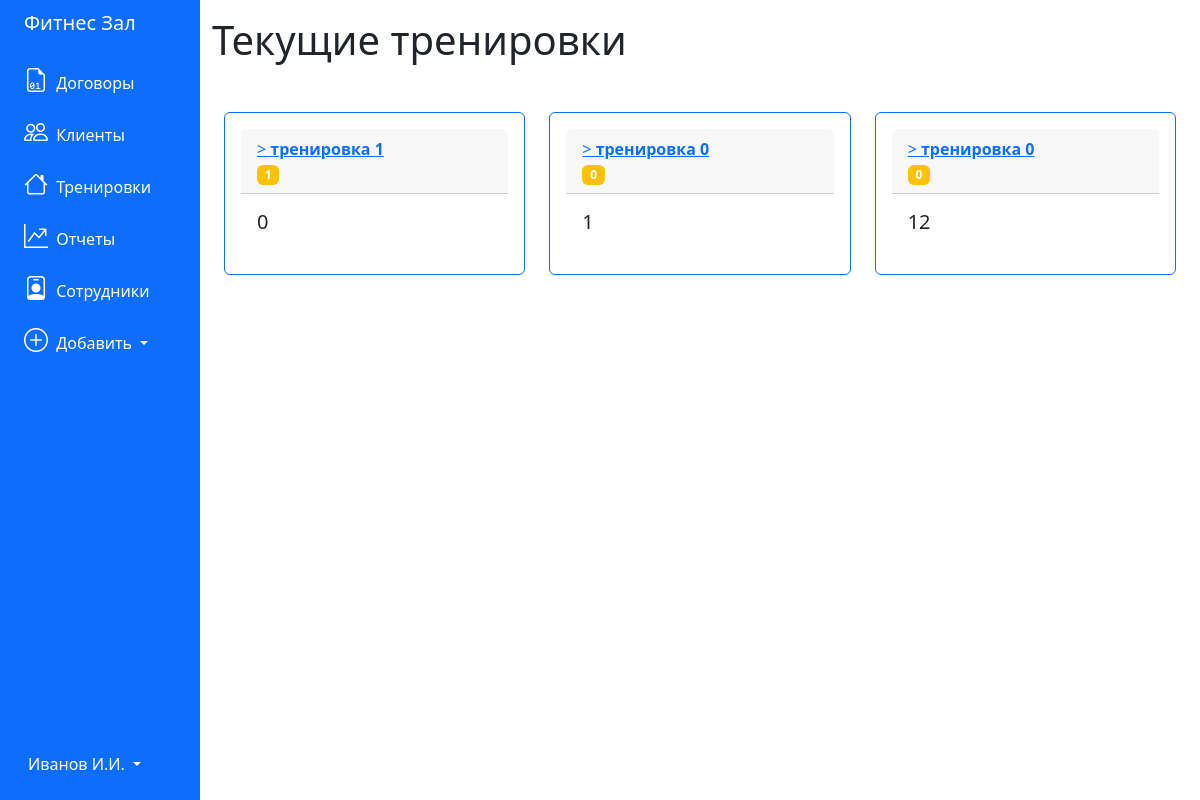
Screenshot of /trainings with the database file from the repository.
### tables this page shows
CREATE TABLE "trainings" (
	"id_training"	INTEGER,
	"duration"	INTEGER,
	"employee_id"	INTEGER,
	"amount"	INTEGER,
	"description"	TEXT,
	"client_id"	INTEGER,
	PRIMARY KEY("id_training" AUTOINCREMENT)
);

### app.py (the view)
@app.route('/trainings')
def trainings():
    conn = get_db_connection()
    pos = conn.execute("""SELECT * FROM trainings""").fetchall()
    conn.close()
    return render_template('trainings.html', trainings=pos)

### app.py (called while the page is built)
def get_db_connection():
    conn = sqlite3.connect('../pythonProject4/database.db')
    conn.row_factory = sqlite3.Row
    return conn

### templates/trainings.html
{% extends 'base.html' %}
{% block content %}
<h1>{% block title %} Текущие тренировки {% endblock %}</h1>
<div class="container mt-5 mb-3">
    <div class="row">
        {% for training in trainings %}
        <div class="col-md-4">
            <div class="card p-3 mb-2 border-primary">
                <div class="card-header">
                    <a href="{{ url_for('training', training_id=training['id_training']) }}">>
                        <b>тренировка {{ training['employee_id'] }}</b>
                    </a>
                    <br>
                    <span class="badge bg-warning">{{ training['employee_id'] }}</span>
                </div>
                <div class="card-body">
                    <h5 class="card-title">{{ training['duration'] }}
                    </h5>
                </div>
            </div>
        </div>
        {% endfor %}
    </div>
</div>
{% endblock %}

### rows the page displays
trainings: employee_id "1", duration "0"
trainings: employee_id "0", duration "1"
trainings: employee_id "0", duration "12"
